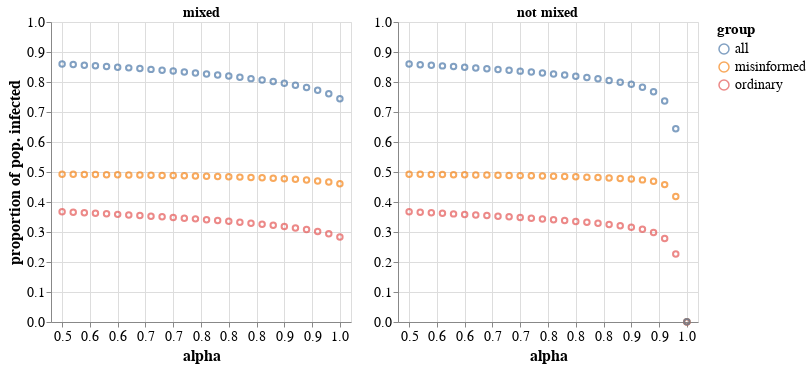

Write notebook code for a chart like this one.
### Code cell
mixed = alt.Chart(
    totals_dict['mixed'],
    title = 'mixed'
).mark_point().encode(
    x = alt.X(
        'alpha:Q',
        axis = alt.Axis(format=".1f"),
        scale = alt.Scale(domain=(.48,1.02))
    ),
    y = alt.Y(
        "value",
        title="proportion of pop. infected",
        scale=alt.Scale(domain=(0,1))
    ),
    color = alt.Color(
        "variable",
        title='group'
    )
).properties(width=300)

not_mixed = alt.Chart(
    totals_dict['not mixed'],
    title = 'not mixed'
).mark_point().encode(
    x = alt.X(
        'alpha:Q',
        axis = alt.Axis(format=".1f"),
        scale = alt.Scale(domain=(.48,1.02))
    ),
    y = alt.Y(
        "value",
        axis = alt.Axis(
            title=None,
#             labels=False
        ),
        scale=alt.Scale(domain=(0,1))
    ),
    color = alt.Color(
        "variable",
        title='group'
    )
).properties(width=300)

alt.hconcat(mixed, not_mixed).configure_title(
    fontSize=14,
    offset=-5
).configure_axis(
    titleFontSize=16,
    labelFontSize=14,
    labelAngle=0
).configure_legend(
    titleFontSize=15,
    labelFontSize=14
)

### Figure 1 — Vega-Lite specification as saved in the notebook (floating-point values rounded to 4 significant figures)
{"config": {"view": {"continuousWidth": 400, "continuousHeight": 300}, "axis": {"labelAngle": 0, "labelFontSize": 14, "titleFontSize": 16}, "legend": {"labelFontSize": 14, "titleFontSize": 15}, "title": {"fontSize": 14, "offset": -5}}, "hconcat": [{"data": {"name": "data-f5b9766f31fa76804b7d189d1609021c"}, "mark": "point", "encoding": {"color": {"type": "nominal", "field": "variable", "title": "group"}, "x": {"type": "quantitative", "axis": {"format": ".1f"}, "field": "alpha", "scale": {"domain": [0.48, 1.02]}}, "y": {"type": "quantitative", "field": "value", "scale": {"domain": [0, 1]}, "title": "proportion of pop. infected"}}, "title": "mixed", "width": 300}, {"data": {"name": "data-dbf5a2a11c9fcaec8abd44d790e779de"}, "mark": "point", "encoding": {"color": {"type": "nominal", "field": "variable", "title": "group"}, "x": {"type": "quantitative", "axis": {"format": ".1f"}, "field": "alpha", "scale": {"domain": [0.48, 1.02]}}, "y": {"type": "quantitative", "axis": {"title": null}, "field": "value", "scale": {"domain": [0, 1]}}}, "title": "not mixed", "width": 300}], "$schema": "https://vega.github.io/schema/vega-lite/v4.8.1.json", "datasets": {"data-f5b9766f31fa76804b7d189d1609021c": [{"alpha": 0.5, "variable": "ordinary", "value": 0.3673}, {"alpha": 0.52, "variable": "ordinary", "value": 0.3657}, {"alpha": 0.54, "variable": "ordinary", "value": 0.3641}, {"alpha": 0.56, "variable": "ordinary", "value": 0.3624}, {"alpha": 0.58, "variable": "ordinary", "value": 0.3606}, {"alpha": 0.6, "variable": "ordinary", "value": 0.3588}, {"alpha": 0.62, "variable": "ordinary", "value": 0.3569}, {"alpha": 0.64, "variable": "ordinary", "value": 0.3549}, {"alpha": 0.66, "variable": "ordinary", "value": 0.3529}, {"alpha": 0.68, "variable": "ordinary", "value": 0.3507}, {"alpha": 0.7, "variable": "ordinary", "value": 0.3485}, {"alpha": 0.72, "variable": "ordinary", "value": 0.3462}, {"alpha": 0.74, "variable": "ordinary", "value": 0.3438}, {"alpha": 0.76, "variable": "ordinary", "value": 0.3412}, {"alpha": 0.78, "variable": "ordinary", "value": 0.3385}, {"alpha": 0.8, "variable": "ordinary", "value": 0.3357}, {"alpha": 0.82, "variable": "ordinary", "value": 0.3326}, {"alpha": 0.84, "variable": "ordinary", "value": 0.3294}, {"alpha": 0.86, "variable": "ordinary", "value": 0.326}, {"alpha": 0.88, "variable": "ordinary", "value": 0.3222}, {"alpha": 0.9, "variable": "ordinary", "value": 0.3181}, {"alpha": 0.92, "variable": "ordinary", "value": 0.3135}, {"alpha": 0.94, "variable": "ordinary", "value": 0.3083}, {"alpha": 0.96, "variable": "ordinary", "value": 0.302}, {"alpha": 0.98, "variable": "ordinary", "value": 0.2941}, {"alpha": 1.0, "variable": "ordinary", "value": 0.2837}, {"alpha": 0.5, "variable": "misinformed", "value": 0.4927}, {"alpha": 0.52, "variable": "misinformed", "value": 0.4923}, {"alpha": 0.54, "variable": "misinformed", "value": 0.492}, {"alpha": 0.56, "variable": "misinformed", "value": 0.4916}, {"alpha": 0.58, "variable": "misinformed", "value": 0.4911}, {"alpha": 0.6, "variable": "misinformed", "value": 0.4907}, {"alpha": 0.62, "variable": "misinformed", "value": 0.4902}, {"alpha": 0.64, "variable": "misinformed", "value": 0.4897}, {"alpha": 0.66, "variable": "misinformed", "value": 0.4892}, {"alpha": 0.68, "variable": "misinformed", "value": 0.4886}, {"alpha": 0.7, "variable": "misinformed", "value": 0.488}, {"alpha": 0.72, "variable": "misinformed", "value": 0.4873}, {"alpha": 0.74, "variable": "misinformed", "value": 0.4866}, {"alpha": 0.76, "variable": "misinformed", "value": 0.4858}, {"alpha": 0.78, "variable": "misinformed", "value": 0.4849}, {"alpha": 0.8, "variable": "misinformed", "value": 0.484}, {"alpha": 0.82, "variable": "misinformed", "value": 0.4829}, {"alpha": 0.84, "variable": "misinformed", "value": 0.4818}, {"alpha": 0.86, "variable": "misinformed", "value": 0.4805}, {"alpha": 0.88, "variable": "misinformed", "value": 0.4791}, {"alpha": 0.9, "variable": "misinformed", "value": 0.4775}, {"alpha": 0.92, "variable": "misinformed", "value": 0.4755}, {"alpha": 0.94, "variable": "misinformed", "value": 0.4732}, {"alpha": 0.96, "variable": "misinformed", "value": 0.4703}, {"alpha": 0.98, "variable": "misinformed", "value": 0.4664}, {"alpha": 1.0, "variable": "misinformed", "value": 0.4607}, {"alpha": 0.5, "variable": "all", "value": 0.86}, {"alpha": 0.52, "variable": "all", "value": 0.8581}, {"alpha": 0.54, "variable": "all", "value": 0.856}, {"alpha": 0.56, "variable": "all", "value": 0.8539}, {"alpha": 0.58, "variable": "all", "value": 0.8518}, {"alpha": 0.6, "variable": "all", "value": 0.8495}, {"alpha": 0.62, "variable": "all", "value": 0.8471}, {"alpha": 0.64, "variable": "all", "value": 0.8446}, {"alpha": 0.66, "variable": "all", "value": 0.8421}, {"alpha": 0.68, "variable": "all", "value": 0.8393}, {"alpha": 0.7, "variable": "all", "value": 0.8365}, {"alpha": 0.72, "variable": "all", "value": 0.8335}, {"alpha": 0.74, "variable": "all", "value": 0.8303}, {"alpha": 0.76, "variable": "all", "value": 0.827}, {"alpha": 0.78, "variable": "all", "value": 0.8234}, {"alpha": 0.8, "variable": "all", "value": 0.8196}, {"alpha": 0.82, "variable": "all", "value": 0.8156}, {"alpha": 0.84, "variable": "all", "value": 0.8112}, {"alpha": 0.86, "variable": "all", "value": 0.8065}, {"alpha": 0.88, "variable": "all", "value": 0.8013}, {"alpha": 0.9, "variable": "all", "value": 0.7956}, {"alpha": 0.92, "variable": "all", "value": 0.7891}, {"alpha": 0.94, "variable": "all", "value": 0.7815}, {"alpha": 0.96, "variable": "all", "value": 0.7723}, {"alpha": 0.98, "variable": "all", "value": 0.7606}, {"alpha": 1.0, "variable": "all", "value": 0.7444}], "data-dbf5a2a11c9fcaec8abd44d790e779de": [{"alpha": 0.5, "variable": "ordinary", "value": 0.3671}, {"alpha": 0.52, "variable": "ordinary", "value": 0.3655}, {"alpha": 0.54, "variable": "ordinary", "value": 0.3639}, {"alpha": 0.56, "variable": "ordinary", "value": 0.3622}, {"alpha": 0.58, "variable": "ordinary", "value": 0.3604}, {"alpha": 0.6, "variable": "ordinary", "value": 0.3586}, {"alpha": 0.62, "variable": "ordinary", "value": 0.3567}, {"alpha": 0.64, "variable": "ordinary", "value": 0.3547}, {"alpha": 0.66, "variable": "ordinary", "value": 0.3527}, {"alpha": 0.68, "variable": "ordinary", "value": 0.3505}, {"alpha": 0.7, "variable": "ordinary", "value": 0.3483}, {"alpha": 0.72, "variable": "ordinary", "value": 0.3459}, {"alpha": 0.74, "variable": "ordinary", "value": 0.3435}, {"alpha": 0.76, "variable": "ordinary", "value": 0.3409}, {"alpha": 0.78, "variable": "ordinary", "value": 0.3382}, {"alpha": 0.8, "variable": "ordinary", "value": 0.3353}, {"alpha": 0.82, "variable": "ordinary", "value": 0.3322}, {"alpha": 0.84, "variable": "ordinary", "value": 0.3288}, {"alpha": 0.86, "variable": "ordinary", "value": 0.3251}, {"alpha": 0.88, "variable": "ordinary", "value": 0.3208}, {"alpha": 0.9, "variable": "ordinary", "value": 0.3157}, {"alpha": 0.92, "variable": "ordinary", "value": 0.3089}, {"alpha": 0.94, "variable": "ordinary", "value": 0.2985}, {"alpha": 0.96, "variable": "ordinary", "value": 0.2786}, {"alpha": 0.98, "variable": "ordinary", "value": 0.2263}, {"alpha": 1.0, "variable": "ordinary", "value": 0.0}, {"alpha": 0.5, "variable": "misinformed", "value": 0.4927}, {"alpha": 0.52, "variable": "misinformed", "value": 0.4923}, {"alpha": 0.54, "variable": "misinformed", "value": 0.492}, {"alpha": 0.56, "variable": "misinformed", "value": 0.4916}, {"alpha": 0.58, "variable": "misinformed", "value": 0.4911}, {"alpha": 0.6, "variable": "misinformed", "value": 0.4907}, {"alpha": 0.62, "variable": "misinformed", "value": 0.4902}, {"alpha": 0.64, "variable": "misinformed", "value": 0.4897}, {"alpha": 0.66, "variable": "misinformed", "value": 0.4892}, {"alpha": 0.68, "variable": "misinformed", "value": 0.4886}, {"alpha": 0.7, "variable": "misinformed", "value": 0.488}, {"alpha": 0.72, "variable": "misinformed", "value": 0.4873}, {"alpha": 0.74, "variable": "misinformed", "value": 0.4865}, {"alpha": 0.76, "variable": "misinformed", "value": 0.4857}, {"alpha": 0.78, "variable": "misinformed", "value": 0.4849}, {"alpha": 0.8, "variable": "misinformed", "value": 0.4839}, {"alpha": 0.82, "variable": "misinformed", "value": 0.4829}, {"alpha": 0.84, "variable": "misinformed", "value": 0.4817}, {"alpha": 0.86, "variable": "misinformed", "value": 0.4803}, {"alpha": 0.88, "variable": "misinformed", "value": 0.4787}, {"alpha": 0.9, "variable": "misinformed", "value": 0.4766}, {"alpha": 0.92, "variable": "misinformed", "value": 0.4737}, {"alpha": 0.94, "variable": "misinformed", "value": 0.4689}, {"alpha": 0.96, "variable": "misinformed", "value": 0.4579}, {"alpha": 0.98, "variable": "misinformed", "value": 0.4181}, {"alpha": 1.0, "variable": "misinformed", "value": 0.001}, {"alpha": 0.5, "variable": "all", "value": 0.8598}, {"alpha": 0.52, "variable": "all", "value": 0.8579}, {"alpha": 0.54, "variable": "all", "value": 0.8558}, {"alpha": 0.56, "variable": "all", "value": 0.8537}, {"alpha": 0.58, "variable": "all", "value": 0.8516}, {"alpha": 0.6, "variable": "all", "value": 0.8493}, {"alpha": 0.62, "variable": "all", "value": 0.8469}, {"alpha": 0.64, "variable": "all", "value": 0.8444}, {"alpha": 0.66, "variable": "all", "value": 0.8418}, {"alpha": 0.68, "variable": "all", "value": 0.8391}, {"alpha": 0.7, "variable": "all", "value": 0.8362}, {"alpha": 0.72, "variable": "all", "value": 0.8332}, {"alpha": 0.74, "variable": "all", "value": 0.83}, {"alpha": 0.76, "variable": "all", "value": 0.8266}, {"alpha": 0.78, "variable": "all", "value": 0.823}, {"alpha": 0.8, "variable": "all", "value": 0.8192}, {"alpha": 0.82, "variable": "all", "value": 0.815}, {"alpha": 0.84, "variable": "all", "value": 0.8105}, {"alpha": 0.86, "variable": "all", "value": 0.8054}, {"alpha": 0.88, "variable": "all", "value": 0.7995}, {"alpha": 0.9, "variable": "all", "value": 0.7923}, {"alpha": 0.92, "variable": "all", "value": 0.7826}, {"alpha": 0.94, "variable": "all", "value": 0.7674}, {"alpha": 0.96, "variable": "all", "value": 0.7366}, {"alpha": 0.98, "variable": "all", "value": 0.6444}, {"alpha": 1.0, "variable": "all", "value": 0.001}]}}
